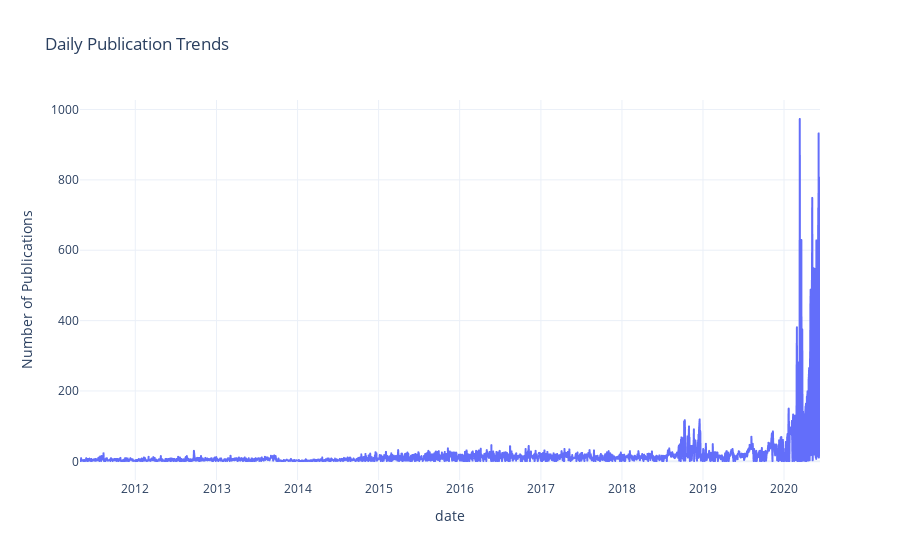

Write notebook code for a chart like this one.
### Code cell
analysis.plot_publication_trends()

### Figure 1 — Plotly figure (JSON) as saved in the notebook; plotly's stock layout.template omitted (floating-point values rounded to 4 significant figures; data arrays with more than 128 entries replaced by an {"elided": "..."} marker saying what was removed)
{"data": [{"hovertemplate": "date=%{x}<br>Number of Publications=%{y}<extra></extra>", "legendgroup": "", "line": {"color": "#636efa", "dash": "solid"}, "marker": {"symbol": "circle"}, "mode": "lines", "name": "", "showlegend": false, "type": "scattergl", "x": {"elided": "2528 str values"}, "xaxis": "x", "y": {"elided": "2528 int values"}, "yaxis": "y"}], "layout": {"legend": {"tracegroupgap": 0}, "title": {"text": "Daily Publication Trends"}, "xaxis": {"anchor": "y", "domain": [0, 1], "title": {"text": "date"}}, "yaxis": {"anchor": "x", "domain": [0, 1], "title": {"text": "Number of Publications"}}}}
